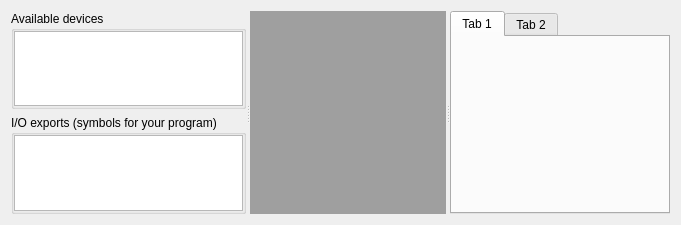
<?xml version="1.0" encoding="UTF-8"?>
<ui version="4.0">
 <class>Ripes::IOTab</class>
 <widget class="QWidget" name="Ripes::IOTab">
  <property name="geometry">
   <rect>
    <x>0</x>
    <y>0</y>
    <width>545</width>
    <height>225</height>
   </rect>
  </property>
  <property name="windowTitle">
   <string notr="true">Form</string>
  </property>
  <layout class="QGridLayout" name="gridLayout_2">
   <item row="1" column="0">
    <widget class="QSplitter" name="splitter">
     <property name="orientation">
      <enum>Qt::Horizontal</enum>
     </property>
     <property name="childrenCollapsible">
      <bool>false</bool>
     </property>
     <widget class="QWidget" name="verticalLayoutWidget">
      <layout class="QVBoxLayout" name="lhsLayout">
       <item>
        <widget class="QGroupBox" name="groupBox_2">
         <property name="title">
          <string>Available devices</string>
         </property>
         <layout class="QGridLayout" name="gridLayout">
          <property name="leftMargin">
           <number>0</number>
          </property>
          <property name="topMargin">
           <number>0</number>
          </property>
          <property name="rightMargin">
           <number>0</number>
          </property>
          <property name="bottomMargin">
           <number>0</number>
          </property>
          <item row="0" column="0">
           <widget class="QTableWidget" name="peripheralsTable">
            <property name="sizePolicy">
             <sizepolicy hsizetype="Expanding" vsizetype="Expanding">
              <horstretch>0</horstretch>
              <verstretch>0</verstretch>
             </sizepolicy>
            </property>
           </widget>
          </item>
         </layout>
        </widget>
       </item>
       <item>
        <widget class="QGroupBox" name="groupBox">
         <property name="title">
          <string>I/O exports (symbols for your program)</string>
         </property>
         <layout class="QGridLayout" name="gridLayout_3">
          <property name="leftMargin">
           <number>0</number>
          </property>
          <property name="topMargin">
           <number>0</number>
          </property>
          <property name="rightMargin">
           <number>0</number>
          </property>
          <property name="bottomMargin">
           <number>0</number>
          </property>
          <item row="0" column="0">
           <widget class="QPlainTextEdit" name="ioSymbols">
            <property name="sizePolicy">
             <sizepolicy hsizetype="Expanding" vsizetype="Expanding">
              <horstretch>0</horstretch>
              <verstretch>0</verstretch>
             </sizepolicy>
            </property>
            <property name="lineWrapMode">
             <enum>QPlainTextEdit::NoWrap</enum>
            </property>
            <property name="readOnly">
             <bool>true</bool>
            </property>
           </widget>
          </item>
         </layout>
        </widget>
       </item>
      </layout>
     </widget>
     <widget class="QWidget" name="gridLayoutWidget">
      <layout class="QGridLayout" name="dockArea">
       <item row="0" column="0">
        <widget class="QMdiArea" name="mdiArea">
         <property name="sizePolicy">
          <sizepolicy hsizetype="Expanding" vsizetype="Expanding">
           <horstretch>0</horstretch>
           <verstretch>0</verstretch>
          </sizepolicy>
         </property>
        </widget>
       </item>
      </layout>
     </widget>
     <widget class="QTabWidget" name="peripheralsTab">
      <property name="sizePolicy">
       <sizepolicy hsizetype="Expanding" vsizetype="Expanding">
        <horstretch>0</horstretch>
        <verstretch>1</verstretch>
       </sizepolicy>
      </property>
      <property name="minimumSize">
       <size>
        <width>220</width>
        <height>0</height>
       </size>
      </property>
      <property name="currentIndex">
       <number>0</number>
      </property>
      <widget class="QWidget" name="tab">
       <attribute name="title">
        <string notr="true">Tab 1</string>
       </attribute>
      </widget>
      <widget class="QWidget" name="tab_2">
       <attribute name="title">
        <string notr="true">Tab 2</string>
       </attribute>
      </widget>
     </widget>
    </widget>
   </item>
  </layout>
 </widget>
 <resources/>
 <connections/>
</ui>
